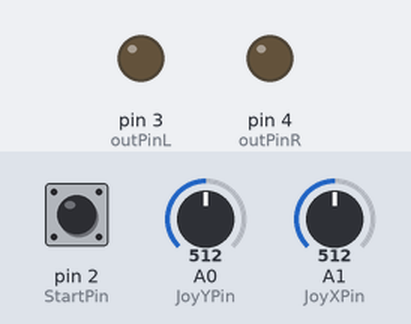
The sketch below on a simulated Arduino Uno, built with avr-gcc and run on an emulated ATmega328P. Shown: output pins drawn as LEDs (lit = HIGH). Inputs (shaded band) come from the test bench; at power-on: pin 2 (StartPin) LOW, A0 (JoyYPin) = 512, A1 (JoyXPin) = 512. What the sketch prints to the serial monitor is not drawn.

Above: at 1.2 s.
1.3 s: pin 2 (StartPin) pulled HIGH for 0.15 s
2.9 s: A0 (JoyYPin) set to 716
At 4.1 s:
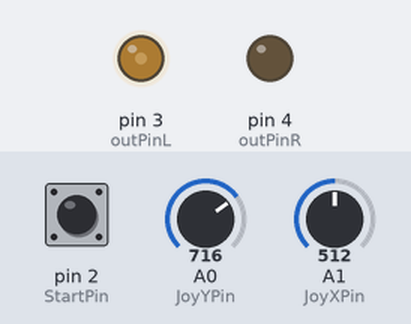
4.4 s: A1 (JoyXPin) set to 306
At 5.3 s:
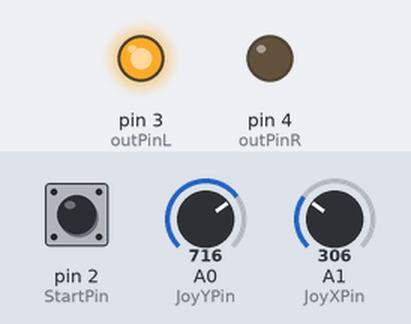
5.9 s: A0 (JoyYPin) set to 306
At 6.6 s:
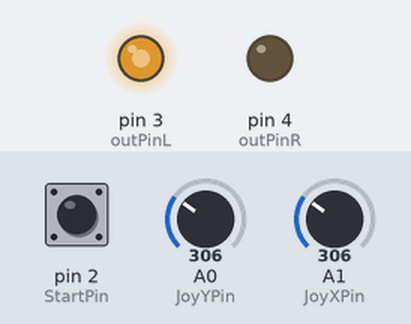
7.4 s: A0 (JoyYPin) set to 0
At 7.7 s:
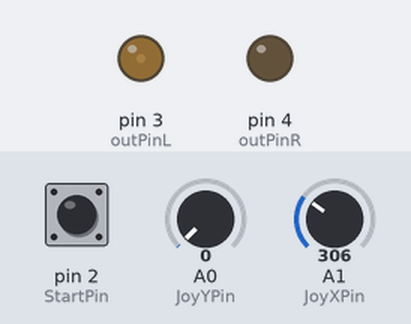
Timing chart, 0 to 9.9 s (numbered marks = the images above; inputs shaded):
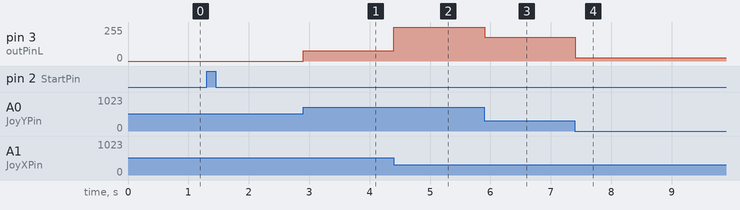

The sketch:

JoystickProto.ino
```cpp
/* Motorised couch project
 * -
 * By Drew Alexander
 *
 * This program maps joystick input to a middle centred Forward, Back, Left and Right values
 * and then to smoothed left and right wheel values.
 */

#define JoyYPin 0
#define JoyXPin 1
#define StartPin 2
#define outPinL 3
#define outPinR 4

#define deadZone 50
#define spinSpeedReduction 2 // Higher number = lower stationary rotation

#define responseSpeed 10 // Speed of change of delayed input
#define swapSpeed 1 // Speed at which couch can change direction.


//Raw voltage inputs
int JoyX = 0;
int JoyY = 0;

//Normalized Joystick values
int InF = 0;
int InB = 0;
int InL = 0;
int InR = 0;

int centreX;
int centreY;
int start = 0;

//Delayed output 4 axis
int delayF = 0;
int delayB = 0;
int delayR = 0;
int delayL = 0;

unsigned long newTime = 0;
unsigned long oldTime = 0;
float deltaTime = 0.0;
//Final output values
int outputL = 0;
int outputR = 0;

int speedL = 0;
int speedR = 0;
int speed = 0; // Speed of the fastest wheel

int direction = 0; // Forwards = 1, neutral = 0, back = -1

void setup(){
  Serial.begin(115200);
  pinMode(JoyYPin, INPUT);
  pinMode(JoyXPin, INPUT);
  pinMode(StartPin, INPUT);
  //digitalWrite(StartPin, HIGH); For arduino switch pin
  Serial.print("Initialized\n");
}

void loop(){
  // Before the couch starts the joystick must be inside the dead zone
  while (!start) {
    JoyX = analogRead(JoyXPin);
    JoyY = analogRead(JoyYPin);

    if (digitalRead(StartPin)){
      if (JoyX > 512 - deadZone && JoyX < 512 + deadZone) {
        start = 1;
        Serial.print("Running\n");

        centreX = JoyX;
        centreY = JoyY;
      } else { //Joystick is not in deadzone
        Serial.print(JoyX);
        Serial.print(",");
        Serial.print(JoyY);
        Serial.print("\n");
      }
    }
  }
  //Read Forward and Back input and split into separate values.
  JoyY = analogRead(JoyYPin);
  if (JoyY > centreY + deadZone) { //Joystick pushed forward
    InB = 0;
    // Calculate the distance from the edge of the dead zone and map to range 0 - 255
    InF = map((JoyY - (centreY + deadZone)), 0, centreY, 0, 255);
    Serial.print(InF);
    Serial.print(" Forward\n");
  } else if (JoyY < centreY - deadZone) { //Joystick pushed back
    InF = 0;
    // Calculate the distance from the edge of the dead zone and make positive
    InB = map((JoyY - (centreY - deadZone)) * -1, 0, centreY, 0, 255);
    Serial.print(InB);
    Serial.print(" Back\n");
  } else {
    InF = 0;
    InB = 0;
  }

  //Read Forward and Back input and split into separate values.
  JoyX = analogRead(JoyXPin);
  if (JoyX > centreX + deadZone) { //Joystick pushed forward
    InL = 0;
    // Calculate the distance from the edge of the dead zone and map to range 0 - 255
    InR = map((JoyX - (centreX + deadZone)), 0, centreX, 0, 255);
    Serial.print(InR);
    Serial.print(" Right\n");
  } else if (JoyX < centreX - deadZone) { //Joystick pushed back
    InR = 0;
    // Calculate the distance from the edge of the dead zone and make positive
    InL = map((JoyX - (centreX - deadZone)) * -1, 0, centreX, 0, 255);
    Serial.print(InL);
    Serial.print(" Left\n");
  } else {
    InR = 0;
    InL = 0;
  }

  // Moves the output towards the desired input at responseSpeed
  newTime = millis();
  if (oldTime != 0){
    deltaTime = newTime - oldTime / 1000; // Change into seconds
  }
  oldTime = newTime;


  // Forward desired pos calculation
  if (delayF >= InF){ // If the input is less than the current,
    delayF = InF;     // the current is set to the input with no delay
  } else {
    if (InF - delayF < deltaTime * responseSpeed){ // If the amount to be added is more than
      delayF = InF; // the difference between the input and the current, make them equal, stops over shooting
    } else {
      delayF += deltaTime * responseSpeed; // Delta time will adjust the response speed
    }  // so that exactly responseSpeed units will be added each second
  }

  // Backward desired pos calculation
  if (delayB >= InB){
    delayB = InB;
  } else {
    if (InB - delayB < deltaTime * responseSpeed){
      delayB = InB;
    } else {
      delayB += deltaTime * responseSpeed;
    }
  }

  // Right desired pos calculation
  if (InR == 0){
    delayR = 0;
  } else {
    if (InR - delayR < deltaTime * responseSpeed){
      delayR = InR;
    } else {
      delayR += deltaTime * responseSpeed;
    }
  }

  // Left desired pos calculation
  if (InL == 0){
    delayL = 0;
  } else {
    if (InL - delayL < deltaTime * responseSpeed){
      delayL = InL;
    } else {
      delayL += deltaTime * responseSpeed;
    }
  }

  if (speedL > speedR){
    speed = speedL;
  } else if (speedR > speedL){
    speed = speedR;
  } else {
    speed = speedL;
  }

  if (InF > 0 && speed < swapSpeed){
    direction = 1;
  } else if (InB > 0 && speed < swapSpeed){
    direction = -1;
  } else if (InF == 0 && InB == 0 && speed < swapSpeed){
    direction = 0;
  }
  // Going places
  if (delayF > 0 && direction == 1){
    outputL = delayF;
    outputR = delayF;
  } else if(delayB > 0 && direction == -1){
    outputL = -1 * delayB; // TODO Figure out how to do reverse
    outputR = -1 * delayB;
  } else if(direction == 0 || delayF == 0 && delayB == 0){
    outputL = 0;
    outputR = 0;
  }
  // Turning
  if(direction == 1 && delayR > 0){
    outputR -= delayR; // TODO Test if this is ok
  } else if(direction == 1 && delayL > 0){
    outputL -= delayL;
  } else if(direction == 0){
    if(delayR > 0){
      outputL = delayR/spinSpeedReduction;
      outputR = -1 * delayR/spinSpeedReduction;
    } else if(delayL > 0){
      outputR = delayL/spinSpeedReduction;
      outputL = -1 * delayL/spinSpeedReduction;
    }
  }
  Serial.print("Left: ");
  Serial.print(outputL);
  Serial.print("| Right: ");
  Serial.print(outputR);
  Serial.println();
  analogWrite(outPinL, outputL);
  analogWrite(outPinR, outputR);

}
```

Measured:
- after the input at 2.9 s, pin 3 (outPinL): 0/255 → 76/255 at once
- after the input at 4.4 s, pin 3 (outPinL): 76/255 → 255/255 at once
- after the input at 5.9 s, pin 3 (outPinL): 255/255 → 179/255 at once
- after the input at 7.4 s, pin 3 (outPinL): 179/255 → 26/255 at once
